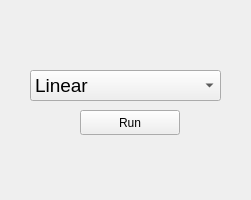
<?xml version="1.0" encoding="UTF-8"?>
<ui version="4.0">
 <class>MainWindow</class>
 <widget class="QMainWindow" name="MainWindow">
  <property name="geometry">
   <rect>
    <x>0</x>
    <y>0</y>
    <width>251</width>
    <height>200</height>
   </rect>
  </property>
  <property name="minimumSize">
   <size>
    <width>0</width>
    <height>0</height>
   </size>
  </property>
  <property name="baseSize">
   <size>
    <width>265</width>
    <height>225</height>
   </size>
  </property>
  <property name="windowTitle">
   <string>GraphSolver</string>
  </property>
  <property name="windowIcon">
   <iconset>
    <normaloff>../Icons/bar-graph-on-a-rectangle.png</normaloff>../Icons/bar-graph-on-a-rectangle.png</iconset>
  </property>
  <widget class="QWidget" name="centralwidget">
   <widget class="QComboBox" name="equCbo">
    <property name="geometry">
     <rect>
      <x>30</x>
      <y>70</y>
      <width>191</width>
      <height>31</height>
     </rect>
    </property>
    <property name="font">
     <font>
      <pointsize>14</pointsize>
     </font>
    </property>
    <item>
     <property name="text">
      <string>Linear</string>
     </property>
    </item>
    <item>
     <property name="text">
      <string>LinearIntercept</string>
     </property>
    </item>
    <item>
     <property name="text">
      <string>Quadratic</string>
     </property>
    </item>
    <item>
     <property name="text">
      <string>QuadraticIntercept</string>
     </property>
    </item>
   </widget>
   <widget class="QPushButton" name="runBtn">
    <property name="geometry">
     <rect>
      <x>80</x>
      <y>110</y>
      <width>100</width>
      <height>25</height>
     </rect>
    </property>
    <property name="text">
     <string>Run</string>
    </property>
    <property name="autoDefault">
     <bool>true</bool>
    </property>
    <property name="default">
     <bool>false</bool>
    </property>
    <property name="flat">
     <bool>false</bool>
    </property>
   </widget>
  </widget>
 </widget>
 <resources/>
 <connections/>
</ui>
